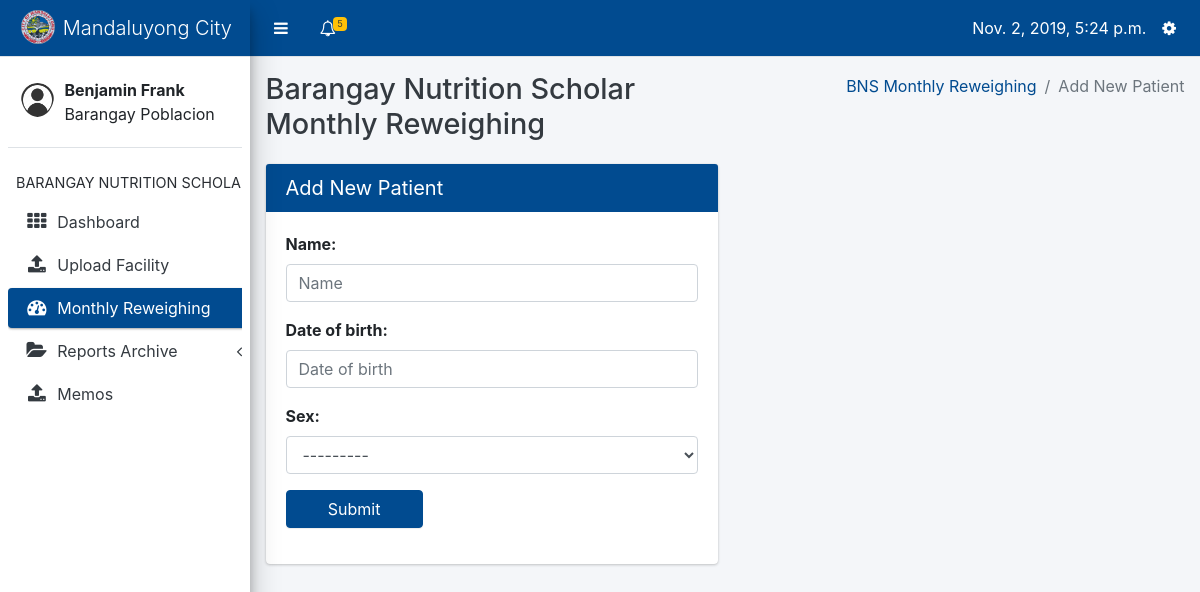
/data-input/bns/monthly_reweighing/add_patient (signed in), run on the app's committed database.
### core/models.py (models this page shows, shortened)
class Profile(models.Model):
    user = models.OneToOneField(User, on_delete=models.CASCADE, related_name='profile')
    barangay = models.ForeignKey(Barangay, on_delete=models.CASCADE, null=True, blank=True)
    USER_TYPES = (
        ('Barangay Nutrition Scholar', 'Barangay Nutrition Scholar'),
        ('Nutritionist', 'Nutritionist'),
        ('Nutrition Program Coordinator', 'Nutrition Program Coordinator')
    )
    user_type = models.CharField(max_length=40, choices=USER_TYPES)

### datainput/models.py (models this page shows, shortened)
class Barangay(models.Model):
    name = models.CharField(max_length=100)
    @property
    def has_reweighed(self):
        patients = Patient.objects.filter(barangay=self)
        if patients.count() == 0:
            return False
        for patient in patients:
            try:
                mr = MonthlyReweighing.objects.get(patient=patient, date__month=datetime.now().month)
            except MonthlyReweighing.DoesNotExist:
                return False
        return True

### capstone/decorators.py (the view)
    def validate(request, *args, **kwargs):
        user_type = Profile.objects.get(user=request.user).user_type
        if user_type == 'Barangay Nutrition Scholar':
            return function(request, *args, **kwargs)
        return HttpResponse('You are not a BNS')

### datainput/forms.py
class PatientForm(ModelForm):
    class Meta:
        model = Patient
        fields = '__all__'
        exclude = ['barangay', 'date_created']

### core/context_processors.py (called while the page is built)
def get_user_type(request):
    if request.user.is_anonymous:
        return {
            'user_type': None
        }
    return {
        'user_type': Profile.objects.get(user=request.user).user_type
    }

def get_notifications(request):
    if not request.user.is_anonymous:
        notifications = Notification.objects.filter(profile_to=Profile.objects.get(user=request.user)).order_by('date')
        return {
            'notifications': notifications
        }
    return {
        'notifications': None
    }

def get_unread_notifications(request):
    if not request.user.is_anonymous:
        unread_count = Notification.objects.filter(profile_to=Profile.objects.get(user=request.user), is_read=False)
        return {
            'unread_count': unread_count.count()
        }
    return {
        'unread_count': None
    }

def today(request):
    return {
        'today': datetime.now()
    }

def year_now(request):
    return {
        'year_present': datetime.now().year
    }

def profile(request):
    if request.user.is_anonymous:
        return {
            'profile': None
        }
    return {
        'profile': Profile.objects.get(user=request.user)
    }

### core/templatetags/tags.py (called while the page is built)
@register.filter(name='addcssclass')
def addcssclass(field):
   return field.as_widget(attrs={"class":"form-control", "placeholder":field.label})

@register.filter(name='field_type')
def field_type(field):
    return field.field.widget.__class__.__name__

### datainput/models.py (called while the page is built)
    def __str__(self):
        return self.name

### datainput/views.py (called while the page is built)
@login_required
@is_bns
def add_patient(request):
    barangay = Profile.objects.get(user=request.user).barangay
    form = PatientForm(request.POST or None)
    if form.is_valid():
        patient = form.save(commit=False)
        patient.barangay = barangay
        patient.save()
        messages.success(request, 'Patient added successfully!')
        return redirect('datainput:patient_overview', patient.id)
    profile = Profile.objects.get(user=request.user)
    context = {
        'active': 'mw',
        'profile': profile,
        'form': form
    }
    return render(request, 'datainput/add_patient.html', context)

### datainput/templates/datainput/add_patient.html (shortened to what this page needs)
{% extends 'core/bns-layout.html' %}
{% block content %}
<div class="content-wrapper" style="min-height: 620px; height: auto; margin-top: 57px;">
    <div class="content-header">
        <div class="container-fluid">
            <div class="row mb-2">
                    <div class="col-sm-6">
                        <h1 class="m-0 text-dark">Barangay Nutrition Scholar Monthly Reweighing</h1>
                    </div>
                <div class="col-sm-6">
                    <ol class="breadcrumb float-sm-right">
                        <li class="breadcrumb-item"><a href="{% url 'datainput:latest_monthly_reweighing_index' %}">BNS Monthly Reweighing</a></li>
                        <li class="breadcrumb-item active">Add New Patient</li>
                    </ol>
                </div>
            </div>
        </div>
    </div>
    <section class="content">
        <div class="container-fluid">
            <div class="row">
                <div class="col-6">
                    <div class="card card-primary">
                        <div class="card-header">
                            <h3 class="card-title">Add New Patient</h3>
                        </div>
                        <div class="card-body">
                            <form method="POST">
                                {% include 'core/helpers/form_template.html' %}
                                <input class="btn btn-primary col-4" type="submit">
                            </form>
                        </div>
                    </div>
                </div>
            </div>
        </div>
    </section>
</div>
{% endblock %}

### core/templates/core/bns-layout.html (shortened to what this page needs)
{% load static %}
<html>
    <head>
        <link rel="stylesheet" type="text/css" href="{% static 'core/plugins/bootstrap/css/bootstrap.css' %}">
        <link rel="stylesheet" type="text/css" href="{% static 'core/plugins/css/adminlte.css' %}">
        <link rel="stylesheet" type="text/css" href="{% static 'core/plugins/datatables/dataTables.bootstrap4.css' %}">
        <link rel="stylesheet" type="text/css" href="{% static 'core/plugins/font-awesome/css/font-awesome.css' %}">
    </head>
    <body class="sidebar-mini">
        <div class="wrapper">
            <nav class="main-header navbar navbar-expand border-bottom navbar-light bg-primary" style="position: fixed; right: 0; left: 0;">
                <ul class="navbar-nav">
                    <li class="nav-item">
                        <a class="nav-link" data-widget="pushmenu" href="#" style="padding-top: 12px;"><i class="fa fa-bars"></i></a>
                    </li>
                    <li class="nav-item dropdown">
                        <a class="nav-link" data-toggle="dropdown" href="#" aria-expanded="false" style="padding-top: 12px;">
                            <i class="fa fa-bell-o"></i>
                            {% if unread_count > 0 %}
                                <span class="badge badge-warning navbar-badge">
                                {{ unread_count }}</span>
                            {% endif %}
                        </a>
                    </li>
                </ul>
                <ul class="navbar-nav ml-auto">
                    <li class="nav-item mt-2">
                        {{ today }}
                    </li>
                    <li class="nav-item dropdown">
                        <a class="nav-link" data-toggle="dropdown" href="#" aria-expanded="true" style="padding-top: 12px;">
                            <i class="fa fa-cog"></i>
                        </a>
                    </li>
                </ul>
            </nav>
            <aside class="main-sidebar elevation-4 sidebar-light-primary" style="min-height: 620px;">
                <div class="brand-link bg-primary">
                    <img src="{% static 'core/images/com.png' %}" class="brand-image img-circle" style="opacity: .8">
                    <span class="brand-text font-weight-light">Mandaluyong City</span>
                </div>
                <div class="sidebar">
                    <div class="user-panel mt-3 pb-3 mb-3 d-flex">
                        <div class="image">
                            <img src="{% static 'core/images/usr.png' %}" class="img-circle" alt="User Image" style="padding-top: 10px">
                        </div>
                        <div class="info">
                            <div class="d-block"><b>{{ profile.user.first_name }} {{ profile.user.last_name }}</b><br>{{ profile.barangay.name }}</div>
                        </div>
                    </div>
                    <nav class="mt-2">
                        <ul class="nav nav-pills nav-sidebar flex-column" data-widget="treeview" role="menu" data-accordion="false">
                            <li class="nav-header">BARANGAY NUTRITION SCHOLAR</li>
                            <li class="nav-item">
                                <a class="nav-link" href="{% url 'core:bns_dashboard' %}">
                                    <i class="nav-icon fa fa-th"></i>
                                    <p>Dashboard</p>
                                </a>
                            </li>
                            <li class="nav-item">
                                <a href="{% url 'core:bns-index' %}" class="nav-link {% if active == 'uf' %}active{% endif %}">
                                    <i class="nav-icon fa fa-upload"></i>
                                    <p>Upload Facility</p>
                                </a>
                            </li>
                            <li class="nav-item">
                                <a href="{% url 'datainput:latest_monthly_reweighing_index' %}" class="nav-link {% if active == 'mw' %}active{% endif %}">
                                    <i class="nav-icon fa fa-dashboard"></i>
                                    <p>Monthly Reweighing</p>
                                </a>
                            </li>
                            <li class="nav-item has-treeview {% if active == 'fh' or active == 'mr' or active == 'ot' or active == 'fp' %}menu-open{% endif %}">
                            <a href="#" class="nav-link {% if active == 'fh' or active == 'mr' or active == 'ot' or active == 'fp' %}active{% endif %}">
                              <i class="nav-icon fa fa-folder-open"></i>
                              <p>
                                Reports Archive
                                <i class="right fa fa-angle-left"></i>
                              </p>
                            </a>
                            </li>
                            <li class="nav-item">
                                <a href="{% url 'core:memos' %}" class="nav-link {% if active == 'mm' %}active{% endif %}">
                                    <i class="nav-icon fa fa-upload"></i>
                                    <p>Memos</p>
                                </a>
                            </li>
                        </ul>
                    </nav>
                </div>
            </aside>
            {% block content %}
            {% endblock %}
        </div>
    </body>
</html>

### data on the page
Profile: user.first_name "Benjamin", user.last_name "Frank", barangay.name "Barangay Poblacion"

### other printed values
{{ unread_count }} "5"
{{ field.label_tag }} "Name:" "Date of birth:" "Sex:"
